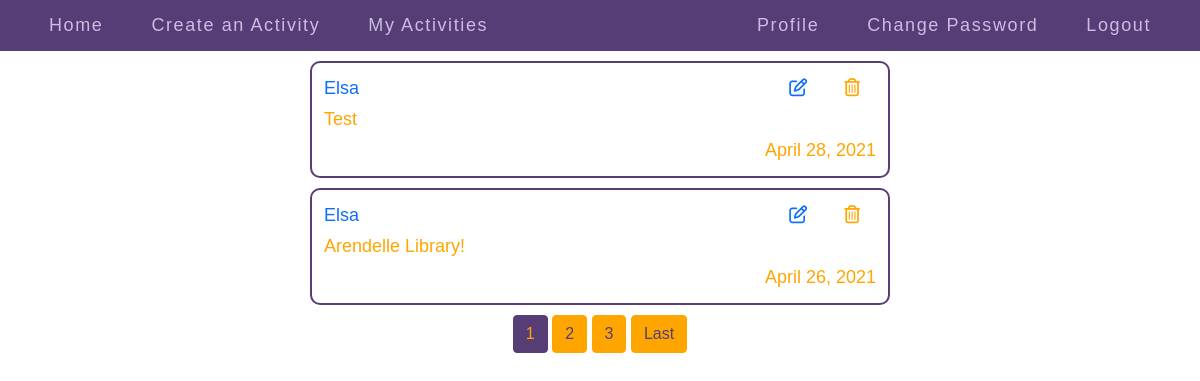
/my-activities/ (signed in), run on an earlier commit of the app's database.
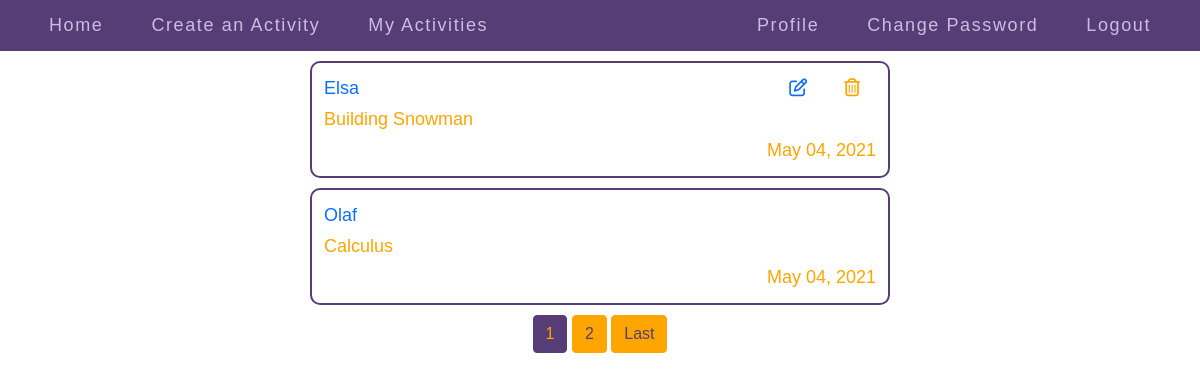
And on a later commit of the database.
### meet/models.py (models this page shows, shortened)
class Activity(models.Model):
    user = models.ForeignKey(User, on_delete=models.CASCADE, related_name="activities")
    title = models.CharField(max_length=128)
    description = models.TextField()
    time = models.DateTimeField(default=timezone.now)

### meet/views.py (the view)
# urls.py: path("my-activities/", views.myactivities, name="my_activities"),
@login_required(login_url='/')
def myactivities(request):
    deleted = Deleted.objects.all()
    deleted_list= []
    deleted_list_temp = []
    for x in deleted:
        deleted_list_temp.append(x.activity)
    joined = Joining.objects.filter(user=request.user).all()
    joined_list = []
    joined_list_temp = []
    for x in joined:
        joined_list_temp.append(x.activity)
    for a in joined:
        if a.activity not in deleted_list_temp:
            joined_list.append(a.activity)
    paginator = Paginator(joined_list, 2)
    page_num = request.GET.get('page')
    page_obj = paginator.get_page(page_num)
    return render(request, "meet/myactivities.html", {
    "activities": page_obj
    })

### meet/templates/meet/myactivities.html (shortened to what this page needs)
{% extends "meet/layout.html" %}
{% load static %}
{% block body %}
  <div class="index_page">
    {% for activity in activities %}
      <div class="indexpage_activity" data-id={{ activity.id }}>
        {% if activity.user == request.user %}
          <div class="fontawesome_icons">
            <a href="{% url 'edit_activity' activity.id %}"><i class="far fa-edit fontawesome_edit fontawesome_common"></i></a>
            <i data-id={{ activity.id }} class="far fa-trash-alt fontawesome_delete fontawesome_common"></i>
          </div>
        {% endif %}
        <div>
          <a href="{% url 'user_profile' activity.user.username %}">{{ activity.user.username }}</a>
        </div>
        <div>
          {{ activity.title }}
        </div>
        <div class="indexpage_posted_on">
          {{ activity.time|date:"F d, Y" }}
        </div>
      </div>
    {% endfor %}
  </div>
  <div class="pagination_links">
    {% for num in activities.paginator.page_range %}
      {% if activities.number == num %}
        <a id="current_pagination_link" class="btn btn-info" href="?page={{ num }}">{{ num }}</a>
      {% elif num > activities.number|add:'-3' and num < activities.number|add:'3' %}
        <a class="btn btn-outline-info" href="?page={{ num }}">{{ num }}</a>
      {% endif %}
    {% endfor %}
    {% if activities.has_next %}
    <a class="btn btn-outline-info" href="?page={{ activities.paginator.num_pages }}">Last</a>
    {% endif %}
  </div>
{% endblock %}

### meet/templates/meet/layout.html (shortened to what this page needs)
{% load static %}
<!DOCTYPE html>
<html lang="en" dir="ltr">
  <head>
    <link href="https://cdn.jsdelivr.net/npm/bootstrap@5.0.0-beta3/dist/css/bootstrap.min.css" rel="stylesheet">
    <link rel="stylesheet" href="{% static 'meet/styles.css' %}">
  </head>
  <body>
    {% if user.is_authenticated %}
    <div class="navigation">
      <a href="{% url 'index' %}">Home</a>
      <a href="{% url 'add_activity' %}">Create an Activity</a>
      <div class="hover_links_parent">
        <a href="{% url 'my_activities' %}">My Activities</a>
      </div>
      <a href="{% url 'profile' %}" class="linktotheright">Profile</a>
      <a href="{% url 'password_change' %}">Change Password</a>
      <a href="{% url 'logout' %}">Logout</a>
    </div>
    {% endif %}
    {% block body %}
    {% endblock %}
  </body>
</html>

### meet/static/meet/styles.css (style rules this page uses)
* { font-family: Arial, sans-serif; }
html, body { padding: 0; margin: 0; }
.form_register, .form_update, .password_forms, .activity_form, .index_page { width: 75%; min-width: 300px; max-width: 600px; }
.index_page { margin: auto; }
.index_page > * { margin: 10px; }
.indexpage_activity > * { margin: 2px; }
.indexpage_activity { border: 2px solid #563d76; color: orange; display: flex; flex-direction: column; padding: 10px; border-radius: 10px; font-size: 18px; position: relative; }
.indexpage_activity .indexpage_posted_on { align-self: flex-end; }
.form_update button, .password_reset_complete a, .pagination_links a, .common_button { color: orange; border-color: #563d76; background: #563d76; color: #563d76; border-color: orange; background: orange; }
.form_update button[type="submit"]:hover, .form_update button[type="button"]:hover, .password_reset_complete a:hover, .pagination_links a:hover, #current_pagination_link, .common_button:hover { color: #563d76; border-color: orange; background: orange; color: orange; border-color: #563d76; background: #563d76; }
.navigation { display: flex; flex-wrap: wrap; padding: 0 25px; margin-bottom: 4px; background: #563d76; color: #cbbde2; letter-spacing: 0.1em; position: sticky; top: 0px; z-index: 2; }
.navigation a, .navigation div.hover_links_parent { text-decoration: none; color: inherit; padding: 12px 24px; font-size: 18px; }
.navigation div.hover_links_parent a { padding: 12px 0; }
.linktotheright { margin-left: auto; }
.pagination_links { text-align: center; }
.fontawesome_icons { position: absolute; top: 10px; right: 10px; }
.fontawesome_common { display: inline-block; padding: 4px; margin: 0 12px; }
.indexpage_activity a { text-decoration: none; }
.hover_links_parent { position: relative; }

What changed in the data, as far as the page shows it:
removed Activity: user.username "Elsa", title "Test", time "April 28, 2021"
removed Activity: user.username "Elsa", title "Arendelle Library!", time "April 26, 2021"
added Activity: user.username "Elsa", title "Building Snowman", time "May 04, 2021"
added Activity: user.username "Olaf", title "Calculus", time "May 04, 2021"
Also different on the page:
list line gone: "3"
